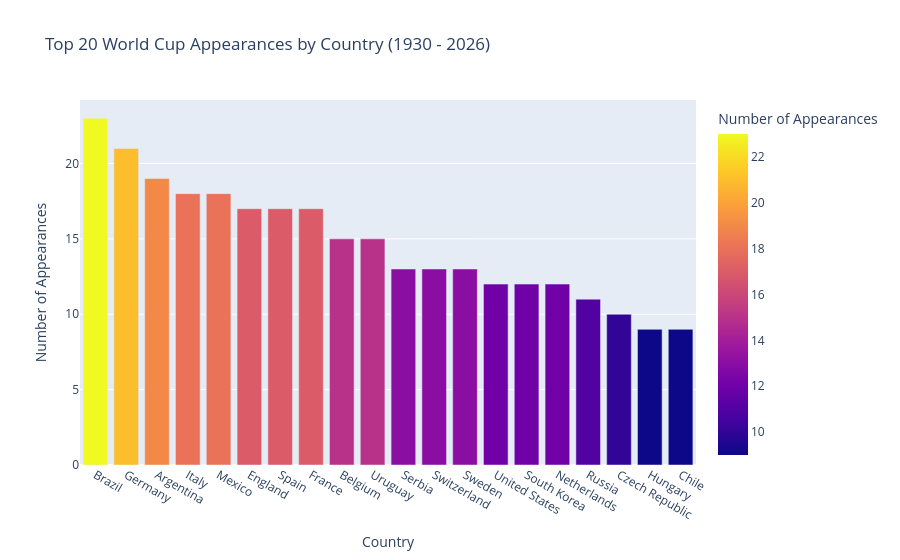

Notebook code cell kept with this figure:
### Code cell
# create a dataframe of all teams that have participated in the FIFA World Cup, along with the year of participation
teams = pd.concat([
    results_clean_df[world_cup_mask][['year', 'home_team']].rename(columns={'home_team': 'team'}),
    results_clean_df[world_cup_mask][['year', 'away_team']].rename(columns={'away_team': 'team'})
])

# print(teams['year'].max())

# create a dataframe of the number of appearances for each team in the FIFA World Cup
world_cup_appearances = (
    teams.groupby('team')['year']
         .nunique()
         .reset_index(name='appearances')
         .sort_values(by='appearances', ascending=False)
         .reset_index(drop=True)
)

world_cup_appearances_plot = px.bar(world_cup_appearances.head(20), x='team', y='appearances', title='Top 20 World Cup Appearances by Country (1930 - 2026)', labels={'team': 'Country', 'appearances': 'Number of Appearances'}, color='appearances')

# print("Total World Cup Teams:", teams['team'].nunique())

# print(world_cup_appearances.sort_values(by='team').to_string())
# print("West Germany appearances:",world_cup_appearances[world_cup_appearances['team'] == 'West Germany']['appearances'].count())

world_cup_appearances_plot.show()
world_cup_appearances_plot.write_html(f"{FINAL_PLOT_DIR}/world_cup_appearances.html")
# Wikipedia says 84, but could be because they have combined some country names despite historical changes in circumstances. e.g. Germany instead of West Germany

### Figure 1 — Plotly figure (JSON) as saved in the notebook; plotly's stock layout.template omitted (floating-point values rounded to 4 significant figures)
{"data": [{"hovertemplate": "Country=%{x}<br>Number of Appearances=%{marker.color}<extra></extra>", "legendgroup": "", "marker": {"color": [23, 21, 19, 18, 18, 17, 17, 17, 15, 15, 13, 13, 13, 12, 12, 12, 11, 10, 9, 9], "coloraxis": "coloraxis", "pattern": {"shape": ""}}, "name": "", "orientation": "v", "showlegend": false, "textposition": "auto", "type": "bar", "x": ["Brazil", "Germany", "Argentina", "Italy", "Mexico", "England", "Spain", "France", "Belgium", "Uruguay", "Serbia", "Switzerland", "Sweden", "United States", "South Korea", "Netherlands", "Russia", "Czech Republic", "Hungary", "Chile"], "xaxis": "x", "y": [23, 21, 19, 18, 18, 17, 17, 17, 15, 15, 13, 13, 13, 12, 12, 12, 11, 10, 9, 9], "yaxis": "y"}], "layout": {"barmode": "relative", "coloraxis": {"colorbar": {"title": {"text": "Number of Appearances"}}, "colorscale": [[0, "#0d0887"], [0.1111, "#46039f"], [0.2222, "#7201a8"], [0.3333, "#9c179e"], [0.4444, "#bd3786"], [0.5556, "#d8576b"], [0.6667, "#ed7953"], [0.7778, "#fb9f3a"], [0.8889, "#fdca26"], [1, "#f0f921"]]}, "legend": {"tracegroupgap": 0}, "title": {"text": "Top 20 World Cup Appearances by Country (1930 - 2026)"}, "xaxis": {"anchor": "y", "domain": [0, 1], "title": {"text": "Country"}}, "yaxis": {"anchor": "x", "domain": [0, 1], "title": {"text": "Number of Appearances"}}}}
